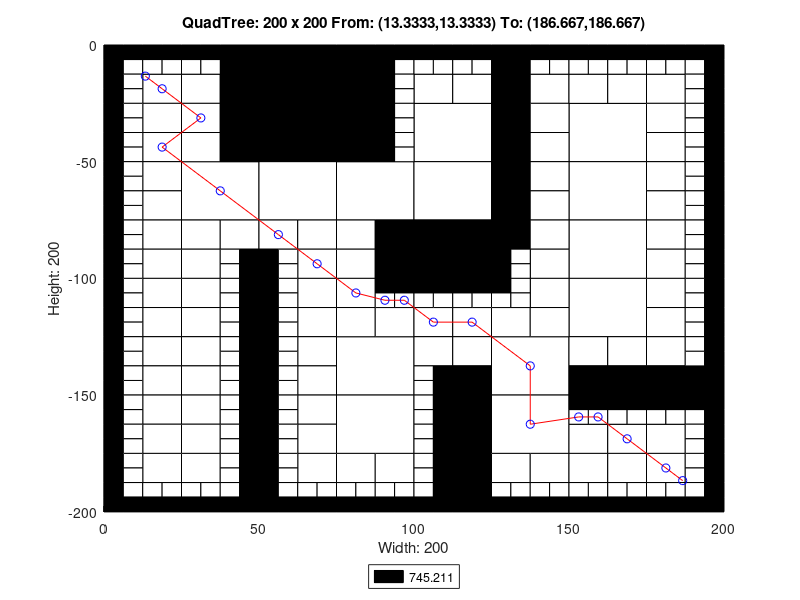

Here is the MATLAB script that generated this plot:
axis([0 200 -200 0]);
title('QuadTree: 200 x 200 From: (13.3333,13.3333) To: (186.667,186.667)');
xlabel('Width: 200');
ylabel('Height: 200');
rectangle('Position',[50 -25 25 25], 'FaceColor',[0 0 0]);
rectangle('Position',[50 -50 25 25], 'FaceColor',[0 0 0]);
rectangle('Position',[25 -75 25 25], 'FaceColor',[1 1 1]);
rectangle('Position',[50 -75 25 25], 'FaceColor',[1 1 1]);
rectangle('Position',[75 -75 25 25], 'FaceColor',[1 1 1]);
rectangle('Position',[100 -50 25 25], 'FaceColor',[1 1 1]);
rectangle('Position',[150 -50 25 25], 'FaceColor',[1 1 1]);
rectangle('Position',[100 -75 25 25], 'FaceColor',[1 1 1]);
rectangle('Position',[100 -100 25 25], 'FaceColor',[0 0 0]);
rectangle('Position',[150 -75 25 25], 'FaceColor',[1 1 1]);
rectangle('Position',[150 -100 25 25], 'FaceColor',[1 1 1]);
rectangle('Position',[75 -150 25 25], 'FaceColor',[1 1 1]);
rectangle('Position',[75 -175 25 25], 'FaceColor',[1 1 1]);
rectangle('Position',[125 -150 25 25], 'FaceColor',[1 1 1]);
rectangle('Position',[150 -125 25 25], 'FaceColor',[1 1 1]);
rectangle('Position',[125 -175 25 25], 'FaceColor',[1 1 1]);
rectangle('Position',[12.5 -25 12.5 12.5], 'FaceColor',[1 1 1]);
rectangle('Position',[37.5 -12.5 12.5 12.5], 'FaceColor',[0 0 0]);
rectangle('Position',[25 -25 12.5 12.5], 'FaceColor',[1 1 1]);
rectangle('Position',[37.5 -25 12.5 12.5], 'FaceColor',[0 0 0]);
rectangle('Position',[12.5 -37.5 12.5 12.5], 'FaceColor',[1 1 1]);
rectangle('Position',[12.5 -50 12.5 12.5], 'FaceColor',[1 1 1]);
rectangle('Position',[25 -37.5 12.5 12.5], 'FaceColor',[1 1 1]);
rectangle('Position',[37.5 -37.5 12.5 12.5], 'FaceColor',[0 0 0]);
rectangle('Position',[25 -50 12.5 12.5], 'FaceColor',[1 1 1]);
rectangle('Position',[37.5 -50 12.5 12.5], 'FaceColor',[0 0 0]);
rectangle('Position',[75 -12.5 12.5 12.5], 'FaceColor',[0 0 0]);
rectangle('Position',[75 -25 12.5 12.5], 'FaceColor',[0 0 0]);
rectangle('Position',[75 -37.5 12.5 12.5], 'FaceColor',[0 0 0]);
rectangle('Position',[75 -50 12.5 12.5], 'FaceColor',[0 0 0]);
rectangle('Position',[12.5 -62.5 12.5 12.5], 'FaceColor',[1 1 1]);
rectangle('Position',[12.5 -75 12.5 12.5], 'FaceColor',[1 1 1]);
rectangle('Position',[12.5 -87.5 12.5 12.5], 'FaceColor',[1 1 1]);
rectangle('Position',[12.5 -100 12.5 12.5], 'FaceColor',[1 1 1]);
rectangle('Position',[25 -87.5 12.5 12.5], 'FaceColor',[1 1 1]);
rectangle('Position',[37.5 -87.5 12.5 12.5], 'FaceColor',[1 1 1]);
rectangle('Position',[25 -100 12.5 12.5], 'FaceColor',[1 1 1]);
rectangle('Position',[50 -87.5 12.5 12.5], 'FaceColor',[1 1 1]);
rectangle('Position',[62.5 -87.5 12.5 12.5], 'FaceColor',[1 1 1]);
rectangle('Position',[62.5 -100 12.5 12.5], 'FaceColor',[1 1 1]);
rectangle('Position',[75 -87.5 12.5 12.5], 'FaceColor',[1 1 1]);
rectangle('Position',[87.5 -87.5 12.5 12.5], 'FaceColor',[0 0 0]);
rectangle('Position',[75 -100 12.5 12.5], 'FaceColor',[1 1 1]);
rectangle('Position',[87.5 -100 12.5 12.5], 'FaceColor',[0 0 0]);
rectangle('Position',[100 -25 12.5 12.5], 'FaceColor',[1 1 1]);
rectangle('Position',[112.5 -25 12.5 12.5], 'FaceColor',[1 1 1]);
rectangle('Position',[125 -12.5 12.5 12.5], 'FaceColor',[0 0 0]);
rectangle('Position',[125 -25 12.5 12.5], 'FaceColor',[0 0 0]);
rectangle('Position',[137.5 -25 12.5 12.5], 'FaceColor',[1 1 1]);
rectangle('Position',[125 -37.5 12.5 12.5], 'FaceColor',[0 0 0]);
rectangle('Position',[137.5 -37.5 12.5 12.5], 'FaceColor',[1 1 1]);
rectangle('Position',[125 -50 12.5 12.5], 'FaceColor',[0 0 0]);
rectangle('Position',[137.5 -50 12.5 12.5], 'FaceColor',[1 1 1]);
rectangle('Position',[150 -25 12.5 12.5], 'FaceColor',[1 1 1]);
rectangle('Position',[162.5 -25 12.5 12.5], 'FaceColor',[1 1 1]);
rectangle('Position',[175 -25 12.5 12.5], 'FaceColor',[1 1 1]);
rectangle('Position',[175 -37.5 12.5 12.5], 'FaceColor',[1 1 1]);
rectangle('Position',[175 -50 12.5 12.5], 'FaceColor',[1 1 1]);
rectangle('Position',[125 -62.5 12.5 12.5], 'FaceColor',[0 0 0]);
rectangle('Position',[137.5 -62.5 12.5 12.5], 'FaceColor',[1 1 1]);
rectangle('Position',[125 -75 12.5 12.5], 'FaceColor',[0 0 0]);
rectangle('Position',[137.5 -75 12.5 12.5], 'FaceColor',[1 1 1]);
rectangle('Position',[125 -87.5 12.5 12.5], 'FaceColor',[0 0 0]);
rectangle('Position',[137.5 -87.5 12.5 12.5], 'FaceColor',[1 1 1]);
rectangle('Position',[137.5 -100 12.5 12.5], 'FaceColor',[1 1 1]);
rectangle('Position',[175 -62.5 12.5 12.5], 'FaceColor',[1 1 1]);
rectangle('Position',[175 -75 12.5 12.5], 'FaceColor',[1 1 1]);
rectangle('Position',[175 -87.5 12.5 12.5], 'FaceColor',[1 1 1]);
rectangle('Position',[175 -100 12.5 12.5], 'FaceColor',[1 1 1]);
rectangle('Position',[12.5 -112.5 12.5 12.5], 'FaceColor',[1 1 1]);
rectangle('Position',[12.5 -125 12.5 12.5], 'FaceColor',[1 1 1]);
rectangle('Position',[25 -112.5 12.5 12.5], 'FaceColor',[1 1 1]);
rectangle('Position',[25 -125 12.5 12.5], 'FaceColor',[1 1 1]);
rectangle('Position',[12.5 -137.5 12.5 12.5], 'FaceColor',[1 1 1]);
rectangle('Position',[12.5 -150 12.5 12.5], 'FaceColor',[1 1 1]);
rectangle('Position',[25 -137.5 12.5 12.5], 'FaceColor',[1 1 1]);
rectangle('Position',[25 -150 12.5 12.5], 'FaceColor',[1 1 1]);
rectangle('Position',[62.5 -112.5 12.5 12.5], 'FaceColor',[1 1 1]);
rectangle('Position',[62.5 -125 12.5 12.5], 'FaceColor',[1 1 1]);
rectangle('Position',[75 -112.5 12.5 12.5], 'FaceColor',[1 1 1]);
rectangle('Position',[75 -125 12.5 12.5], 'FaceColor',[1 1 1]);
rectangle('Position',[87.5 -125 12.5 12.5], 'FaceColor',[1 1 1]);
rectangle('Position',[62.5 -137.5 12.5 12.5], 'FaceColor',[1 1 1]);
rectangle('Position',[62.5 -150 12.5 12.5], 'FaceColor',[1 1 1]);
rectangle('Position',[12.5 -162.5 12.5 12.5], 'FaceColor',[1 1 1]);
rectangle('Position',[12.5 -175 12.5 12.5], 'FaceColor',[1 1 1]);
rectangle('Position',[25 -162.5 12.5 12.5], 'FaceColor',[1 1 1]);
rectangle('Position',[25 -175 12.5 12.5], 'FaceColor',[1 1 1]);
rectangle('Position',[12.5 -187.5 12.5 12.5], 'FaceColor',[1 1 1]);
rectangle('Position',[25 -187.5 12.5 12.5], 'FaceColor',[1 1 1]);
rectangle('Position',[62.5 -162.5 12.5 12.5], 'FaceColor',[1 1 1]);
rectangle('Position',[62.5 -175 12.5 12.5], 'FaceColor',[1 1 1]);
rectangle('Position',[62.5 -187.5 12.5 12.5], 'FaceColor',[1 1 1]);
rectangle('Position',[75 -187.5 12.5 12.5], 'FaceColor',[1 1 1]);
rectangle('Position',[87.5 -187.5 12.5 12.5], 'FaceColor',[1 1 1]);
rectangle('Position',[100 -125 12.5 12.5], 'FaceColor',[1 1 1]);
rectangle('Position',[112.5 -125 12.5 12.5], 'FaceColor',[1 1 1]);
rectangle('Position',[137.5 -112.5 12.5 12.5], 'FaceColor',[1 1 1]);
rectangle('Position',[125 -125 12.5 12.5], 'FaceColor',[1 1 1]);
rectangle('Position',[137.5 -125 12.5 12.5], 'FaceColor',[1 1 1]);
rectangle('Position',[100 -137.5 12.5 12.5], 'FaceColor',[1 1 1]);
rectangle('Position',[112.5 -137.5 12.5 12.5], 'FaceColor',[1 1 1]);
rectangle('Position',[112.5 -150 12.5 12.5], 'FaceColor',[0 0 0]);
rectangle('Position',[175 -112.5 12.5 12.5], 'FaceColor',[1 1 1]);
rectangle('Position',[175 -125 12.5 12.5], 'FaceColor',[1 1 1]);
rectangle('Position',[150 -137.5 12.5 12.5], 'FaceColor',[1 1 1]);
rectangle('Position',[162.5 -137.5 12.5 12.5], 'FaceColor',[1 1 1]);
rectangle('Position',[150 -150 12.5 12.5], 'FaceColor',[0 0 0]);
rectangle('Position',[162.5 -150 12.5 12.5], 'FaceColor',[0 0 0]);
rectangle('Position',[175 -137.5 12.5 12.5], 'FaceColor',[1 1 1]);
rectangle('Position',[175 -150 12.5 12.5], 'FaceColor',[0 0 0]);
rectangle('Position',[187.5 -150 12.5 12.5], 'FaceColor',[0 0 0]);
rectangle('Position',[112.5 -162.5 12.5 12.5], 'FaceColor',[0 0 0]);
rectangle('Position',[112.5 -175 12.5 12.5], 'FaceColor',[0 0 0]);
rectangle('Position',[112.5 -187.5 12.5 12.5], 'FaceColor',[0 0 0]);
rectangle('Position',[112.5 -200 12.5 12.5], 'FaceColor',[0 0 0]);
rectangle('Position',[125 -187.5 12.5 12.5], 'FaceColor',[1 1 1]);
rectangle('Position',[137.5 -187.5 12.5 12.5], 'FaceColor',[1 1 1]);
rectangle('Position',[150 -175 12.5 12.5], 'FaceColor',[1 1 1]);
rectangle('Position',[162.5 -175 12.5 12.5], 'FaceColor',[1 1 1]);
rectangle('Position',[175 -175 12.5 12.5], 'FaceColor',[1 1 1]);
rectangle('Position',[150 -187.5 12.5 12.5], 'FaceColor',[1 1 1]);
rectangle('Position',[162.5 -187.5 12.5 12.5], 'FaceColor',[1 1 1]);
rectangle('Position',[175 -187.5 12.5 12.5], 'FaceColor',[1 1 1]);
rectangle('Position',[0 -6.25 6.25 6.25], 'FaceColor',[0 0 0]);
rectangle('Position',[6.25 -6.25 6.25 6.25], 'FaceColor',[0 0 0]);
rectangle('Position',[0 -12.5 6.25 6.25], 'FaceColor',[0 0 0]);
rectangle('Position',[6.25 -12.5 6.25 6.25], 'FaceColor',[1 1 1]);
rectangle('Position',[12.5 -6.25 6.25 6.25], 'FaceColor',[0 0 0]);
rectangle('Position',[18.75 -6.25 6.25 6.25], 'FaceColor',[0 0 0]);
rectangle('Position',[12.5 -12.5 6.25 6.25], 'FaceColor',[1 1 1]);
rectangle('Position',[18.75 -12.5 6.25 6.25], 'FaceColor',[1 1 1]);
rectangle('Position',[0 -18.75 6.25 6.25], 'FaceColor',[0 0 0]);
rectangle('Position',[6.25 -18.75 6.25 6.25], 'FaceColor',[1 1 1]);
rectangle('Position',[0 -25 6.25 6.25], 'FaceColor',[0 0 0]);
rectangle('Position',[6.25 -25 6.25 6.25], 'FaceColor',[1 1 1]);
rectangle('Position',[25 -6.25 6.25 6.25], 'FaceColor',[0 0 0]);
rectangle('Position',[31.25 -6.25 6.25 6.25], 'FaceColor',[0 0 0]);
rectangle('Position',[25 -12.5 6.25 6.25], 'FaceColor',[1 1 1]);
rectangle('Position',[31.25 -12.5 6.25 6.25], 'FaceColor',[1 1 1]);
rectangle('Position',[0 -31.25 6.25 6.25], 'FaceColor',[0 0 0]);
rectangle('Position',[6.25 -31.25 6.25 6.25], 'FaceColor',[1 1 1]);
rectangle('Position',[0 -37.5 6.25 6.25], 'FaceColor',[0 0 0]);
rectangle('Position',[6.25 -37.5 6.25 6.25], 'FaceColor',[1 1 1]);
rectangle('Position',[0 -43.75 6.25 6.25], 'FaceColor',[0 0 0]);
rectangle('Position',[6.25 -43.75 6.25 6.25], 'FaceColor',[1 1 1]);
rectangle('Position',[0 -50 6.25 6.25], 'FaceColor',[0 0 0]);
rectangle('Position',[6.25 -50 6.25 6.25], 'FaceColor',[1 1 1]);
rectangle('Position',[87.5 -6.25 6.25 6.25], 'FaceColor',[0 0 0]);
rectangle('Position',[93.75 -6.25 6.25 6.25], 'FaceColor',[0 0 0]);
rectangle('Position',[87.5 -12.5 6.25 6.25], 'FaceColor',[0 0 0]);
rectangle('Position',[93.75 -12.5 6.25 6.25], 'FaceColor',[1 1 1]);
rectangle('Position',[87.5 -18.75 6.25 6.25], 'FaceColor',[0 0 0]);
rectangle('Position',[93.75 -18.75 6.25 6.25], 'FaceColor',[1 1 1]);
rectangle('Position',[87.5 -25 6.25 6.25], 'FaceColor',[0 0 0]);
rectangle('Position',[93.75 -25 6.25 6.25], 'FaceColor',[1 1 1]);
rectangle('Position',[87.5 -31.25 6.25 6.25], 'FaceColor',[0 0 0]);
rectangle('Position',[93.75 -31.25 6.25 6.25], 'FaceColor',[1 1 1]);
rectangle('Position',[87.5 -37.5 6.25 6.25], 'FaceColor',[0 0 0]);
rectangle('Position',[93.75 -37.5 6.25 6.25], 'FaceColor',[1 1 1]);
rectangle('Position',[87.5 -43.75 6.25 6.25], 'FaceColor',[0 0 0]);
rectangle('Position',[93.75 -43.75 6.25 6.25], 'FaceColor',[1 1 1]);
rectangle('Position',[87.5 -50 6.25 6.25], 'FaceColor',[0 0 0]);
rectangle('Position',[93.75 -50 6.25 6.25], 'FaceColor',[1 1 1]);
rectangle('Position',[0 -56.25 6.25 6.25], 'FaceColor',[0 0 0]);
rectangle('Position',[6.25 -56.25 6.25 6.25], 'FaceColor',[1 1 1]);
rectangle('Position',[0 -62.5 6.25 6.25], 'FaceColor',[0 0 0]);
rectangle('Position',[6.25 -62.5 6.25 6.25], 'FaceColor',[1 1 1]);
rectangle('Position',[0 -68.75 6.25 6.25], 'FaceColor',[0 0 0]);
rectangle('Position',[6.25 -68.75 6.25 6.25], 'FaceColor',[1 1 1]);
rectangle('Position',[0 -75 6.25 6.25], 'FaceColor',[0 0 0]);
rectangle('Position',[6.25 -75 6.25 6.25], 'FaceColor',[1 1 1]);
rectangle('Position',[0 -81.25 6.25 6.25], 'FaceColor',[0 0 0]);
rectangle('Position',[6.25 -81.25 6.25 6.25], 'FaceColor',[1 1 1]);
rectangle('Position',[0 -87.5 6.25 6.25], 'FaceColor',[0 0 0]);
rectangle('Position',[6.25 -87.5 6.25 6.25], 'FaceColor',[1 1 1]);
rectangle('Position',[0 -93.75 6.25 6.25], 'FaceColor',[0 0 0]);
rectangle('Position',[6.25 -93.75 6.25 6.25], 'FaceColor',[1 1 1]);
rectangle('Position',[0 -100 6.25 6.25], 'FaceColor',[0 0 0]);
rectangle('Position',[6.25 -100 6.25 6.25], 'FaceColor',[1 1 1]);
rectangle('Position',[37.5 -93.75 6.25 6.25], 'FaceColor',[1 1 1]);
rectangle('Position',[43.75 -93.75 6.25 6.25], 'FaceColor',[0 0 0]);
rectangle('Position',[37.5 -100 6.25 6.25], 'FaceColor',[1 1 1]);
rectangle('Position',[43.75 -100 6.25 6.25], 'FaceColor',[0 0 0]);
rectangle('Position',[50 -93.75 6.25 6.25], 'FaceColor',[0 0 0]);
rectangle('Position',[56.25 -93.75 6.25 6.25], 'FaceColor',[1 1 1]);
rectangle('Position',[50 -100 6.25 6.25], 'FaceColor',[0 0 0]);
rectangle('Position',[56.25 -100 6.25 6.25], 'FaceColor',[1 1 1]);
rectangle('Position',[100 -6.25 6.25 6.25], 'FaceColor',[0 0 0]);
rectangle('Position',[106.25 -6.25 6.25 6.25], 'FaceColor',[0 0 0]);
rectangle('Position',[100 -12.5 6.25 6.25], 'FaceColor',[1 1 1]);
rectangle('Position',[106.25 -12.5 6.25 6.25], 'FaceColor',[1 1 1]);
rectangle('Position',[112.5 -6.25 6.25 6.25], 'FaceColor',[0 0 0]);
rectangle('Position',[118.75 -6.25 6.25 6.25], 'FaceColor',[0 0 0]);
rectangle('Position',[112.5 -12.5 6.25 6.25], 'FaceColor',[1 1 1]);
rectangle('Position',[118.75 -12.5 6.25 6.25], 'FaceColor',[1 1 1]);
rectangle('Position',[137.5 -6.25 6.25 6.25], 'FaceColor',[0 0 0]);
rectangle('Position',[143.75 -6.25 6.25 6.25], 'FaceColor',[0 0 0]);
rectangle('Position',[137.5 -12.5 6.25 6.25], 'FaceColor',[1 1 1]);
rectangle('Position',[143.75 -12.5 6.25 6.25], 'FaceColor',[1 1 1]);
rectangle('Position',[150 -6.25 6.25 6.25], 'FaceColor',[0 0 0]);
rectangle('Position',[156.25 -6.25 6.25 6.25], 'FaceColor',[0 0 0]);
rectangle('Position',[150 -12.5 6.25 6.25], 'FaceColor',[1 1 1]);
rectangle('Position',[156.25 -12.5 6.25 6.25], 'FaceColor',[1 1 1]);
rectangle('Position',[162.5 -6.25 6.25 6.25], 'FaceColor',[0 0 0]);
rectangle('Position',[168.75 -6.25 6.25 6.25], 'FaceColor',[0 0 0]);
rectangle('Position',[162.5 -12.5 6.25 6.25], 'FaceColor',[1 1 1]);
rectangle('Position',[168.75 -12.5 6.25 6.25], 'FaceColor',[1 1 1]);
rectangle('Position',[175 -6.25 6.25 6.25], 'FaceColor',[0 0 0]);
rectangle('Position',[181.25 -6.25 6.25 6.25], 'FaceColor',[0 0 0]);
rectangle('Position',[175 -12.5 6.25 6.25], 'FaceColor',[1 1 1]);
rectangle('Position',[181.25 -12.5 6.25 6.25], 'FaceColor',[1 1 1]);
rectangle('Position',[187.5 -6.25 6.25 6.25], 'FaceColor',[0 0 0]);
rectangle('Position',[193.75 -6.25 6.25 6.25], 'FaceColor',[0 0 0]);
rectangle('Position',[187.5 -12.5 6.25 6.25], 'FaceColor',[1 1 1]);
rectangle('Position',[193.75 -12.5 6.25 6.25], 'FaceColor',[0 0 0]);
rectangle('Position',[187.5 -18.75 6.25 6.25], 'FaceColor',[1 1 1]);
rectangle('Position',[193.75 -18.75 6.25 6.25], 'FaceColor',[0 0 0]);
rectangle('Position',[187.5 -25 6.25 6.25], 'FaceColor',[1 1 1]);
rectangle('Position',[193.75 -25 6.25 6.25], 'FaceColor',[0 0 0]);
rectangle('Position',[187.5 -31.25 6.25 6.25], 'FaceColor',[1 1 1]);
rectangle('Position',[193.75 -31.25 6.25 6.25], 'FaceColor',[0 0 0]);
rectangle('Position',[187.5 -37.5 6.25 6.25], 'FaceColor',[1 1 1]);
rectangle('Position',[193.75 -37.5 6.25 6.25], 'FaceColor',[0 0 0]);
rectangle('Position',[187.5 -43.75 6.25 6.25], 'FaceColor',[1 1 1]);
rectangle('Position',[193.75 -43.75 6.25 6.25], 'FaceColor',[0 0 0]);
rectangle('Position',[187.5 -50 6.25 6.25], 'FaceColor',[1 1 1]);
rectangle('Position',[193.75 -50 6.25 6.25], 'FaceColor',[0 0 0]);
rectangle('Position',[125 -93.75 6.25 6.25], 'FaceColor',[0 0 0]);
rectangle('Position',[131.25 -93.75 6.25 6.25], 'FaceColor',[1 1 1]);
rectangle('Position',[125 -100 6.25 6.25], 'FaceColor',[0 0 0]);
rectangle('Position',[131.25 -100 6.25 6.25], 'FaceColor',[1 1 1]);
rectangle('Position',[187.5 -56.25 6.25 6.25], 'FaceColor',[1 1 1]);
rectangle('Position',[193.75 -56.25 6.25 6.25], 'FaceColor',[0 0 0]);
rectangle('Position',[187.5 -62.5 6.25 6.25], 'FaceColor',[1 1 1]);
rectangle('Position',[193.75 -62.5 6.25 6.25], 'FaceColor',[0 0 0]);
rectangle('Position',[187.5 -68.75 6.25 6.25], 'FaceColor',[1 1 1]);
rectangle('Position',[193.75 -68.75 6.25 6.25], 'FaceColor',[0 0 0]);
rectangle('Position',[187.5 -75 6.25 6.25], 'FaceColor',[1 1 1]);
rectangle('Position',[193.75 -75 6.25 6.25], 'FaceColor',[0 0 0]);
rectangle('Position',[187.5 -81.25 6.25 6.25], 'FaceColor',[1 1 1]);
rectangle('Position',[193.75 -81.25 6.25 6.25], 'FaceColor',[0 0 0]);
rectangle('Position',[187.5 -87.5 6.25 6.25], 'FaceColor',[1 1 1]);
rectangle('Position',[193.75 -87.5 6.25 6.25], 'FaceColor',[0 0 0]);
rectangle('Position',[187.5 -93.75 6.25 6.25], 'FaceColor',[1 1 1]);
rectangle('Position',[193.75 -93.75 6.25 6.25], 'FaceColor',[0 0 0]);
rectangle('Position',[187.5 -100 6.25 6.25], 'FaceColor',[1 1 1]);
rectangle('Position',[193.75 -100 6.25 6.25], 'FaceColor',[0 0 0]);
rectangle('Position',[0 -106.25 6.25 6.25], 'FaceColor',[0 0 0]);
rectangle('Position',[6.25 -106.25 6.25 6.25], 'FaceColor',[1 1 1]);
rectangle('Position',[0 -112.5 6.25 6.25], 'FaceColor',[0 0 0]);
rectangle('Position',[6.25 -112.5 6.25 6.25], 'FaceColor',[1 1 1]);
rectangle('Position',[0 -118.75 6.25 6.25], 'FaceColor',[0 0 0]);
rectangle('Position',[6.25 -118.75 6.25 6.25], 'FaceColor',[1 1 1]);
rectangle('Position',[0 -125 6.25 6.25], 'FaceColor',[0 0 0]);
rectangle('Position',[6.25 -125 6.25 6.25], 'FaceColor',[1 1 1]);
rectangle('Position',[37.5 -106.25 6.25 6.25], 'FaceColor',[1 1 1]);
rectangle('Position',[43.75 -106.25 6.25 6.25], 'FaceColor',[0 0 0]);
rectangle('Position',[37.5 -112.5 6.25 6.25], 'FaceColor',[1 1 1]);
rectangle('Position',[43.75 -112.5 6.25 6.25], 'FaceColor',[0 0 0]);
rectangle('Position',[37.5 -118.75 6.25 6.25], 'FaceColor',[1 1 1]);
rectangle('Position',[43.75 -118.75 6.25 6.25], 'FaceColor',[0 0 0]);
rectangle('Position',[37.5 -125 6.25 6.25], 'FaceColor',[1 1 1]);
rectangle('Position',[43.75 -125 6.25 6.25], 'FaceColor',[0 0 0]);
rectangle('Position',[0 -131.25 6.25 6.25], 'FaceColor',[0 0 0]);
rectangle('Position',[6.25 -131.25 6.25 6.25], 'FaceColor',[1 1 1]);
rectangle('Position',[0 -137.5 6.25 6.25], 'FaceColor',[0 0 0]);
rectangle('Position',[6.25 -137.5 6.25 6.25], 'FaceColor',[1 1 1]);
rectangle('Position',[0 -143.75 6.25 6.25], 'FaceColor',[0 0 0]);
rectangle('Position',[6.25 -143.75 6.25 6.25], 'FaceColor',[1 1 1]);
rectangle('Position',[0 -150 6.25 6.25], 'FaceColor',[0 0 0]);
rectangle('Position',[6.25 -150 6.25 6.25], 'FaceColor',[1 1 1]);
rectangle('Position',[37.5 -131.25 6.25 6.25], 'FaceColor',[1 1 1]);
rectangle('Position',[43.75 -131.25 6.25 6.25], 'FaceColor',[0 0 0]);
rectangle('Position',[37.5 -137.5 6.25 6.25], 'FaceColor',[1 1 1]);
rectangle('Position',[43.75 -137.5 6.25 6.25], 'FaceColor',[0 0 0]);
rectangle('Position',[37.5 -143.75 6.25 6.25], 'FaceColor',[1 1 1]);
rectangle('Position',[43.75 -143.75 6.25 6.25], 'FaceColor',[0 0 0]);
rectangle('Position',[37.5 -150 6.25 6.25], 'FaceColor',[1 1 1]);
rectangle('Position',[43.75 -150 6.25 6.25], 'FaceColor',[0 0 0]);
rectangle('Position',[50 -106.25 6.25 6.25], 'FaceColor',[0 0 0]);
rectangle('Position',[56.25 -106.25 6.25 6.25], 'FaceColor',[1 1 1]);
rectangle('Position',[50 -112.5 6.25 6.25], 'FaceColor',[0 0 0]);
rectangle('Position',[56.25 -112.5 6.25 6.25], 'FaceColor',[1 1 1]);
rectangle('Position',[50 -118.75 6.25 6.25], 'FaceColor',[0 0 0]);
rectangle('Position',[56.25 -118.75 6.25 6.25], 'FaceColor',[1 1 1]);
rectangle('Position',[50 -125 6.25 6.25], 'FaceColor',[0 0 0]);
rectangle('Position',[56.25 -125 6.25 6.25], 'FaceColor',[1 1 1]);
rectangle('Position',[87.5 -106.25 6.25 6.25], 'FaceColor',[0 0 0]);
rectangle('Position',[93.75 -106.25 6.25 6.25], 'FaceColor',[0 0 0]);
rectangle('Position',[87.5 -112.5 6.25 6.25], 'FaceColor',[1 1 1]);
rectangle('Position',[93.75 -112.5 6.25 6.25], 'FaceColor',[1 1 1]);
rectangle('Position',[50 -131.25 6.25 6.25], 'FaceColor',[0 0 0]);
rectangle('Position',[56.25 -131.25 6.25 6.25], 'FaceColor',[1 1 1]);
rectangle('Position',[50 -137.5 6.25 6.25], 'FaceColor',[0 0 0]);
rectangle('Position',[56.25 -137.5 6.25 6.25], 'FaceColor',[1 1 1]);
rectangle('Position',[50 -143.75 6.25 6.25], 'FaceColor',[0 0 0]);
rectangle('Position',[56.25 -143.75 6.25 6.25], 'FaceColor',[1 1 1]);
rectangle('Position',[50 -150 6.25 6.25], 'FaceColor',[0 0 0]);
rectangle('Position',[56.25 -150 6.25 6.25], 'FaceColor',[1 1 1]);
rectangle('Position',[0 -156.25 6.25 6.25], 'FaceColor',[0 0 0]);
rectangle('Position',[6.25 -156.25 6.25 6.25], 'FaceColor',[1 1 1]);
rectangle('Position',[0 -162.5 6.25 6.25], 'FaceColor',[0 0 0]);
rectangle('Position',[6.25 -162.5 6.25 6.25], 'FaceColor',[1 1 1]);
rectangle('Position',[0 -168.75 6.25 6.25], 'FaceColor',[0 0 0]);
rectangle('Position',[6.25 -168.75 6.25 6.25], 'FaceColor',[1 1 1]);
rectangle('Position',[0 -175 6.25 6.25], 'FaceColor',[0 0 0]);
rectangle('Position',[6.25 -175 6.25 6.25], 'FaceColor',[1 1 1]);
rectangle('Position',[37.5 -156.25 6.25 6.25], 'FaceColor',[1 1 1]);
rectangle('Position',[43.75 -156.25 6.25 6.25], 'FaceColor',[0 0 0]);
rectangle('Position',[37.5 -162.5 6.25 6.25], 'FaceColor',[1 1 1]);
rectangle('Position',[43.75 -162.5 6.25 6.25], 'FaceColor',[0 0 0]);
rectangle('Position',[37.5 -168.75 6.25 6.25], 'FaceColor',[1 1 1]);
rectangle('Position',[43.75 -168.75 6.25 6.25], 'FaceColor',[0 0 0]);
rectangle('Position',[37.5 -175 6.25 6.25], 'FaceColor',[1 1 1]);
rectangle('Position',[43.75 -175 6.25 6.25], 'FaceColor',[0 0 0]);
rectangle('Position',[0 -181.25 6.25 6.25], 'FaceColor',[0 0 0]);
rectangle('Position',[6.25 -181.25 6.25 6.25], 'FaceColor',[1 1 1]);
rectangle('Position',[0 -187.5 6.25 6.25], 'FaceColor',[0 0 0]);
rectangle('Position',[6.25 -187.5 6.25 6.25], 'FaceColor',[1 1 1]);
rectangle('Position',[0 -193.75 6.25 6.25], 'FaceColor',[0 0 0]);
rectangle('Position',[6.25 -193.75 6.25 6.25], 'FaceColor',[1 1 1]);
rectangle('Position',[0 -200 6.25 6.25], 'FaceColor',[0 0 0]);
rectangle('Position',[6.25 -200 6.25 6.25], 'FaceColor',[0 0 0]);
rectangle('Position',[12.5 -193.75 6.25 6.25], 'FaceColor',[1 1 1]);
rectangle('Position',[18.75 -193.75 6.25 6.25], 'FaceColor',[1 1 1]);
rectangle('Position',[12.5 -200 6.25 6.25], 'FaceColor',[0 0 0]);
rectangle('Position',[18.75 -200 6.25 6.25], 'FaceColor',[0 0 0]);
rectangle('Position',[37.5 -181.25 6.25 6.25], 'FaceColor',[1 1 1]);
rectangle('Position',[43.75 -181.25 6.25 6.25], 'FaceColor',[0 0 0]);
rectangle('Position',[37.5 -187.5 6.25 6.25], 'FaceColor',[1 1 1]);
rectangle('Position',[43.75 -187.5 6.25 6.25], 'FaceColor',[0 0 0]);
rectangle('Position',[25 -193.75 6.25 6.25], 'FaceColor',[1 1 1]);
rectangle('Position',[31.25 -193.75 6.25 6.25], 'FaceColor',[1 1 1]);
rectangle('Position',[25 -200 6.25 6.25], 'FaceColor',[0 0 0]);
rectangle('Position',[31.25 -200 6.25 6.25], 'FaceColor',[0 0 0]);
rectangle('Position',[37.5 -193.75 6.25 6.25], 'FaceColor',[1 1 1]);
rectangle('Position',[43.75 -193.75 6.25 6.25], 'FaceColor',[0 0 0]);
rectangle('Position',[37.5 -200 6.25 6.25], 'FaceColor',[0 0 0]);
rectangle('Position',[43.75 -200 6.25 6.25], 'FaceColor',[0 0 0]);
rectangle('Position',[50 -156.25 6.25 6.25], 'FaceColor',[0 0 0]);
rectangle('Position',[56.25 -156.25 6.25 6.25], 'FaceColor',[1 1 1]);
rectangle('Position',[50 -162.5 6.25 6.25], 'FaceColor',[0 0 0]);
rectangle('Position',[56.25 -162.5 6.25 6.25], 'FaceColor',[1 1 1]);
rectangle('Position',[50 -168.75 6.25 6.25], 'FaceColor',[0 0 0]);
rectangle('Position',[56.25 -168.75 6.25 6.25], 'FaceColor',[1 1 1]);
rectangle('Position',[50 -175 6.25 6.25], 'FaceColor',[0 0 0]);
rectangle('Position',[56.25 -175 6.25 6.25], 'FaceColor',[1 1 1]);
rectangle('Position',[50 -181.25 6.25 6.25], 'FaceColor',[0 0 0]);
rectangle('Position',[56.25 -181.25 6.25 6.25], 'FaceColor',[1 1 1]);
rectangle('Position',[50 -187.5 6.25 6.25], 'FaceColor',[0 0 0]);
rectangle('Position',[56.25 -187.5 6.25 6.25], 'FaceColor',[1 1 1]);
rectangle('Position',[50 -193.75 6.25 6.25], 'FaceColor',[0 0 0]);
rectangle('Position',[56.25 -193.75 6.25 6.25], 'FaceColor',[1 1 1]);
rectangle('Position',[50 -200 6.25 6.25], 'FaceColor',[0 0 0]);
rectangle('Position',[56.25 -200 6.25 6.25], 'FaceColor',[0 0 0]);
rectangle('Position',[62.5 -193.75 6.25 6.25], 'FaceColor',[1 1 1]);
rectangle('Position',[68.75 -193.75 6.25 6.25], 'FaceColor',[1 1 1]);
rectangle('Position',[62.5 -200 6.25 6.25], 'FaceColor',[0 0 0]);
rectangle('Position',[68.75 -200 6.25 6.25], 'FaceColor',[0 0 0]);
rectangle('Position',[75 -193.75 6.25 6.25], 'FaceColor',[1 1 1]);
rectangle('Position',[81.25 -193.75 6.25 6.25], 'FaceColor',[1 1 1]);
rectangle('Position',[75 -200 6.25 6.25], 'FaceColor',[0 0 0]);
rectangle('Position',[81.25 -200 6.25 6.25], 'FaceColor',[0 0 0]);
rectangle('Position',[87.5 -193.75 6.25 6.25], 'FaceColor',[1 1 1]);
rectangle('Position',[93.75 -193.75 6.25 6.25], 'FaceColor',[1 1 1]);
rectangle('Position',[87.5 -200 6.25 6.25], 'FaceColor',[0 0 0]);
rectangle('Position',[93.75 -200 6.25 6.25], 'FaceColor',[0 0 0]);
rectangle('Position',[100 -106.25 6.25 6.25], 'FaceColor',[0 0 0]);
rectangle('Position',[106.25 -106.25 6.25 6.25], 'FaceColor',[0 0 0]);
rectangle('Position',[100 -112.5 6.25 6.25], 'FaceColor',[1 1 1]);
rectangle('Position',[106.25 -112.5 6.25 6.25], 'FaceColor',[1 1 1]);
rectangle('Position',[112.5 -106.25 6.25 6.25], 'FaceColor',[0 0 0]);
rectangle('Position',[118.75 -106.25 6.25 6.25], 'FaceColor',[0 0 0]);
rectangle('Position',[112.5 -112.5 6.25 6.25], 'FaceColor',[1 1 1]);
rectangle('Position',[118.75 -112.5 6.25 6.25], 'FaceColor',[1 1 1]);
rectangle('Position',[125 -106.25 6.25 6.25], 'FaceColor',[0 0 0]);
rectangle('Position',[131.25 -106.25 6.25 6.25], 'FaceColor',[1 1 1]);
rectangle('Position',[125 -112.5 6.25 6.25], 'FaceColor',[1 1 1]);
rectangle('Position',[131.25 -112.5 6.25 6.25], 'FaceColor',[1 1 1]);
rectangle('Position',[100 -143.75 6.25 6.25], 'FaceColor',[1 1 1]);
rectangle('Position',[106.25 -143.75 6.25 6.25], 'FaceColor',[0 0 0]);
rectangle('Position',[100 -150 6.25 6.25], 'FaceColor',[1 1 1]);
rectangle('Position',[106.25 -150 6.25 6.25], 'FaceColor',[0 0 0]);
rectangle('Position',[187.5 -106.25 6.25 6.25], 'FaceColor',[1 1 1]);
rectangle('Position',[193.75 -106.25 6.25 6.25], 'FaceColor',[0 0 0]);
rectangle('Position',[187.5 -112.5 6.25 6.25], 'FaceColor',[1 1 1]);
rectangle('Position',[193.75 -112.5 6.25 6.25], 'FaceColor',[0 0 0]);
rectangle('Position',[187.5 -118.75 6.25 6.25], 'FaceColor',[1 1 1]);
rectangle('Position',[193.75 -118.75 6.25 6.25], 'FaceColor',[0 0 0]);
rectangle('Position',[187.5 -125 6.25 6.25], 'FaceColor',[1 1 1]);
rectangle('Position',[193.75 -125 6.25 6.25], 'FaceColor',[0 0 0]);
rectangle('Position',[187.5 -131.25 6.25 6.25], 'FaceColor',[1 1 1]);
rectangle('Position',[193.75 -131.25 6.25 6.25], 'FaceColor',[0 0 0]);
rectangle('Position',[187.5 -137.5 6.25 6.25], 'FaceColor',[1 1 1]);
rectangle('Position',[193.75 -137.5 6.25 6.25], 'FaceColor',[0 0 0]);
rectangle('Position',[100 -156.25 6.25 6.25], 'FaceColor',[1 1 1]);
rectangle('Position',[106.25 -156.25 6.25 6.25], 'FaceColor',[0 0 0]);
rectangle('Position',[100 -162.5 6.25 6.25], 'FaceColor',[1 1 1]);
rectangle('Position',[106.25 -162.5 6.25 6.25], 'FaceColor',[0 0 0]);
rectangle('Position',[100 -168.75 6.25 6.25], 'FaceColor',[1 1 1]);
rectangle('Position',[106.25 -168.75 6.25 6.25], 'FaceColor',[0 0 0]);
rectangle('Position',[100 -175 6.25 6.25], 'FaceColor',[1 1 1]);
rectangle('Position',[106.25 -175 6.25 6.25], 'FaceColor',[0 0 0]);
rectangle('Position',[100 -181.25 6.25 6.25], 'FaceColor',[1 1 1]);
rectangle('Position',[106.25 -181.25 6.25 6.25], 'FaceColor',[0 0 0]);
rectangle('Position',[100 -187.5 6.25 6.25], 'FaceColor',[1 1 1]);
rectangle('Position',[106.25 -187.5 6.25 6.25], 'FaceColor',[0 0 0]);
rectangle('Position',[100 -193.75 6.25 6.25], 'FaceColor',[1 1 1]);
rectangle('Position',[106.25 -193.75 6.25 6.25], 'FaceColor',[0 0 0]);
rectangle('Position',[100 -200 6.25 6.25], 'FaceColor',[0 0 0]);
rectangle('Position',[106.25 -200 6.25 6.25], 'FaceColor',[0 0 0]);
rectangle('Position',[125 -193.75 6.25 6.25], 'FaceColor',[1 1 1]);
rectangle('Position',[131.25 -193.75 6.25 6.25], 'FaceColor',[1 1 1]);
rectangle('Position',[125 -200 6.25 6.25], 'FaceColor',[0 0 0]);
rectangle('Position',[131.25 -200 6.25 6.25], 'FaceColor',[0 0 0]);
rectangle('Position',[137.5 -193.75 6.25 6.25], 'FaceColor',[1 1 1]);
rectangle('Position',[143.75 -193.75 6.25 6.25], 'FaceColor',[1 1 1]);
rectangle('Position',[137.5 -200 6.25 6.25], 'FaceColor',[0 0 0]);
rectangle('Position',[143.75 -200 6.25 6.25], 'FaceColor',[0 0 0]);
rectangle('Position',[150 -156.25 6.25 6.25], 'FaceColor',[0 0 0]);
rectangle('Position',[156.25 -156.25 6.25 6.25], 'FaceColor',[0 0 0]);
rectangle('Position',[150 -162.5 6.25 6.25], 'FaceColor',[1 1 1]);
rectangle('Position',[156.25 -162.5 6.25 6.25], 'FaceColor',[1 1 1]);
rectangle('Position',[162.5 -156.25 6.25 6.25], 'FaceColor',[0 0 0]);
rectangle('Position',[168.75 -156.25 6.25 6.25], 'FaceColor',[0 0 0]);
rectangle('Position',[162.5 -162.5 6.25 6.25], 'FaceColor',[1 1 1]);
rectangle('Position',[168.75 -162.5 6.25 6.25], 'FaceColor',[1 1 1]);
rectangle('Position',[175 -156.25 6.25 6.25], 'FaceColor',[0 0 0]);
rectangle('Position',[181.25 -156.25 6.25 6.25], 'FaceColor',[0 0 0]);
rectangle('Position',[175 -162.5 6.25 6.25], 'FaceColor',[1 1 1]);
rectangle('Position',[181.25 -162.5 6.25 6.25], 'FaceColor',[1 1 1]);
rectangle('Position',[187.5 -156.25 6.25 6.25], 'FaceColor',[0 0 0]);
rectangle('Position',[193.75 -156.25 6.25 6.25], 'FaceColor',[0 0 0]);
rectangle('Position',[187.5 -162.5 6.25 6.25], 'FaceColor',[1 1 1]);
rectangle('Position',[193.75 -162.5 6.25 6.25], 'FaceColor',[0 0 0]);
rectangle('Position',[187.5 -168.75 6.25 6.25], 'FaceColor',[1 1 1]);
rectangle('Position',[193.75 -168.75 6.25 6.25], 'FaceColor',[0 0 0]);
rectangle('Position',[187.5 -175 6.25 6.25], 'FaceColor',[1 1 1]);
rectangle('Position',[193.75 -175 6.25 6.25], 'FaceColor',[0 0 0]);
rectangle('Position',[150 -193.75 6.25 6.25], 'FaceColor',[1 1 1]);
rectangle('Position',[156.25 -193.75 6.25 6.25], 'FaceColor',[1 1 1]);
rectangle('Position',[150 -200 6.25 6.25], 'FaceColor',[0 0 0]);
rectangle('Position',[156.25 -200 6.25 6.25], 'FaceColor',[0 0 0]);
rectangle('Position',[162.5 -193.75 6.25 6.25], 'FaceColor',[1 1 1]);
rectangle('Position',[168.75 -193.75 6.25 6.25], 'FaceColor',[1 1 1]);
rectangle('Position',[162.5 -200 6.25 6.25], 'FaceColor',[0 0 0]);
rectangle('Position',[168.75 -200 6.25 6.25], 'FaceColor',[0 0 0]);
rectangle('Position',[187.5 -181.25 6.25 6.25], 'FaceColor',[1 1 1]);
rectangle('Position',[193.75 -181.25 6.25 6.25], 'FaceColor',[0 0 0]);
rectangle('Position',[187.5 -187.5 6.25 6.25], 'FaceColor',[1 1 1]);
rectangle('Position',[193.75 -187.5 6.25 6.25], 'FaceColor',[0 0 0]);
rectangle('Position',[175 -193.75 6.25 6.25], 'FaceColor',[1 1 1]);
rectangle('Position',[181.25 -193.75 6.25 6.25], 'FaceColor',[1 1 1]);
rectangle('Position',[175 -200 6.25 6.25], 'FaceColor',[0 0 0]);
rectangle('Position',[181.25 -200 6.25 6.25], 'FaceColor',[0 0 0]);
rectangle('Position',[187.5 -193.75 6.25 6.25], 'FaceColor',[1 1 1]);
rectangle('Position',[193.75 -193.75 6.25 6.25], 'FaceColor',[0 0 0]);
rectangle('Position',[187.5 -200 6.25 6.25], 'FaceColor',[0 0 0]);
rectangle('Position',[193.75 -200 6.25 6.25], 'FaceColor',[0 0 0]);
X=[186.667,181.25,168.75,159.375,153.125,137.5,137.5,118.75,106.25,96.875,90.625,81.25,68.75,56.25,37.5,18.75,31.25,18.75,13.3333];
Y=[-186.667,-181.25,-168.75,-159.375,-159.375,-162.5,-137.5,-118.75,-118.75,-109.375,-109.375,-106.25,-93.75,-81.25,-62.5,-43.75,-31.25,-18.75,-13.3333];
hold on;
plot(X,Y,'r');
plot(X,Y,'bo');
legend('745.211','Location','southoutside');
